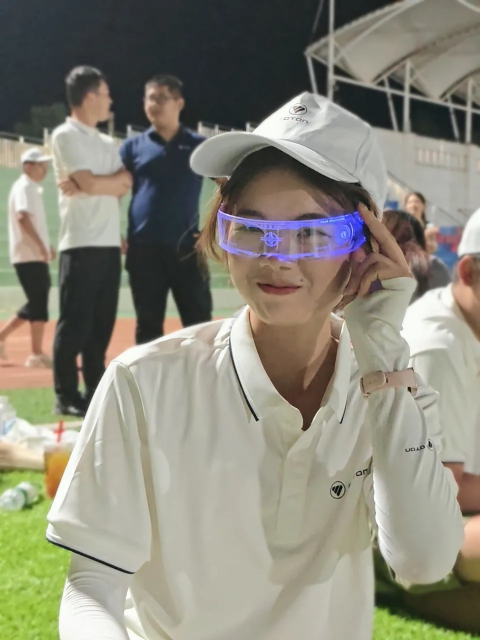
#> input picture assets/photos/01-01.webp, 960 x 1280 px (shown at 1/2 size)
$ python build_contact_sheet.py ../assets/photos out.png
#> lines starting #> are read from the running program, lines starting #| are printed output that depends on the picture
from __future__ import annotations

import math
import re
import sys
from pathlib import Path

from PIL import Image, ImageDraw, ImageFont, ImageOps


def main() -> int:
    source_dir = Path(sys.argv[1])
    output_path = Path(sys.argv[2])
    images = [
        path
        for path in source_dir.iterdir()
        if path.is_file() and path.suffix.lower() in {".jpg", ".jpeg", ".png", ".webp"}
    ]
    images.sort(key=lambda path: (int(re.match(r"\d+", path.name).group()), path.name))

    cell_width = 260
    cell_height = 220
    columns = 5
    rows = math.ceil(len(images) / columns)
    sheet = Image.new("RGB", (cell_width * columns, cell_height * rows), "#1c1418")
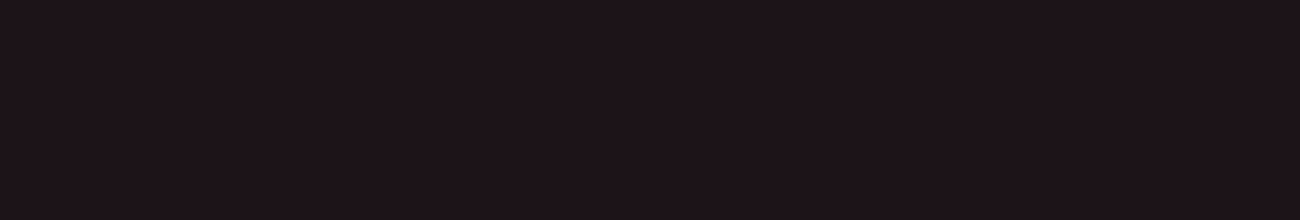
#> sheet: PIL image 1300x220 RGB; mean R, G, B 28, 20, 24
    draw = ImageDraw.Draw(sheet)
    font = ImageFont.load_default(size=16)

    for index, path in enumerate(images):
        image = ImageOps.exif_transpose(Image.open(path)).convert("RGB")
#> image is the input picture: PIL image 960x1280 RGB; mean R, G, B 137.5, 135.2, 121.4
        image.thumbnail((cell_width - 16, cell_height - 46))
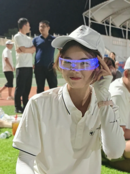
#> image: PIL image 130x174 RGB; mean R, G, B 137.4, 135.1, 121.3
        x = (index % columns) * cell_width + (cell_width - image.width) // 2
#> x = 65
        y = (index // columns) * cell_height + 8
        sheet.paste(image, (x, y))
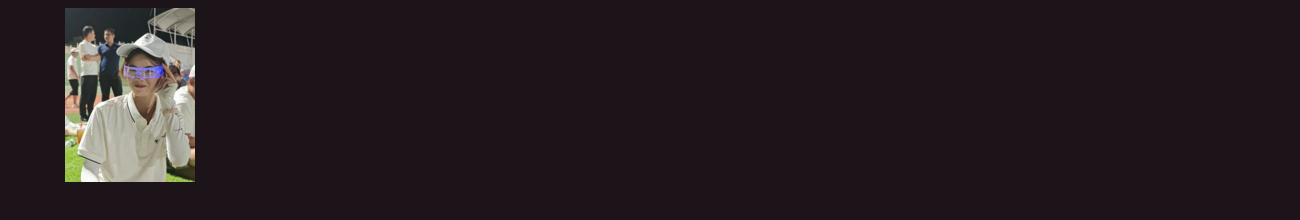
#> sheet: PIL image 1300x220 RGB; mean R, G, B 36.7, 29.1, 31.7
        group = re.match(r"\d+", path.name).group()
        label = f"{group} - {index + 1:02d}"
        draw.rectangle(
            [
                (index % columns) * cell_width,
                (index // columns) * cell_height + cell_height - 34,
                (index % columns + 1) * cell_width,
                (index // columns + 1) * cell_height,
            ],
            fill="#1c1418",
        )
        draw.text(
            ((index % columns) * cell_width + 10, (index // columns) * cell_height + cell_height - 27),
            label,
            fill="#f7dfd7",
            font=font,
        )
#> pass 2 of the loop in main, `for index, path in enumerate(images):`:
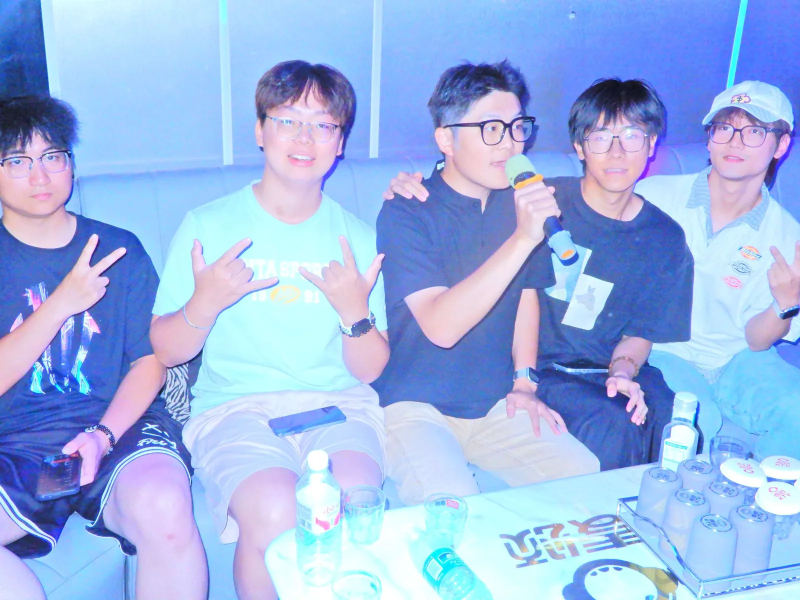
#> input picture assets/photos/02-01.webp, 1600 x 1200 px (shown at 1/2 size)
#> in main, image is the input picture: PIL image 1600x1200 RGB; mean R, G, B 155.5, 181.7, 229.7
#> in main, `image.thumbnail((cell_width - 16, cell_height - 46))`:
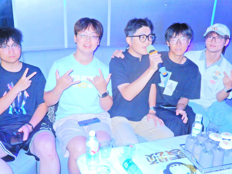
#> image: PIL image 232x174 RGB; mean R, G, B 155.4, 181.6, 229.6
#> in main, `sheet.paste(image, (x, y))`:
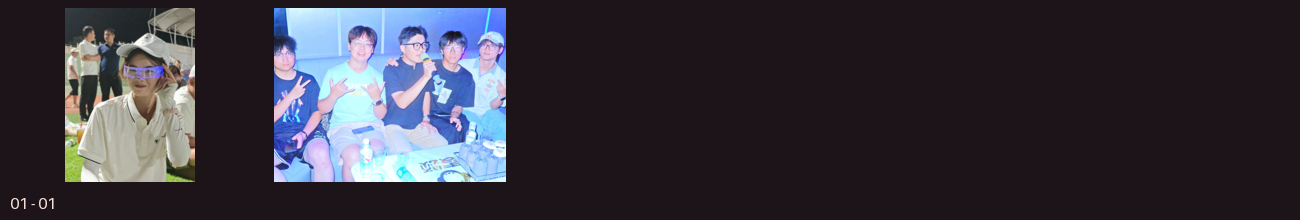
#> sheet: PIL image 1300x220 RGB; mean R, G, B 54.7, 52, 60.8

    sheet.save(output_path, quality=88)
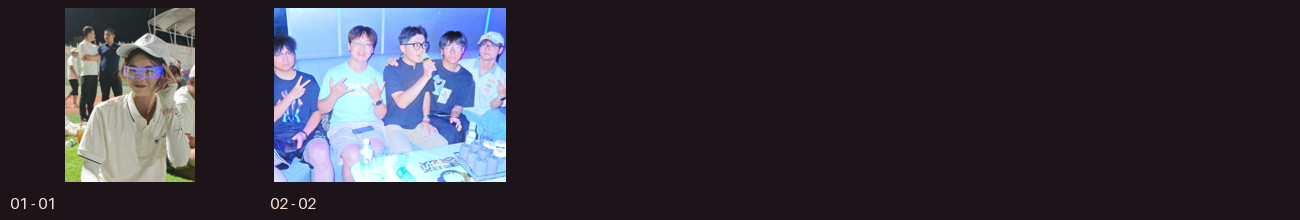
#> saved as out.png: PIL image 1300x220 RGB; mean R, G, B 54.8, 52.1, 60.9
    print(output_path)
    return 0


if __name__ == "__main__":
    raise SystemExit(main())
#> (the program exits here)
